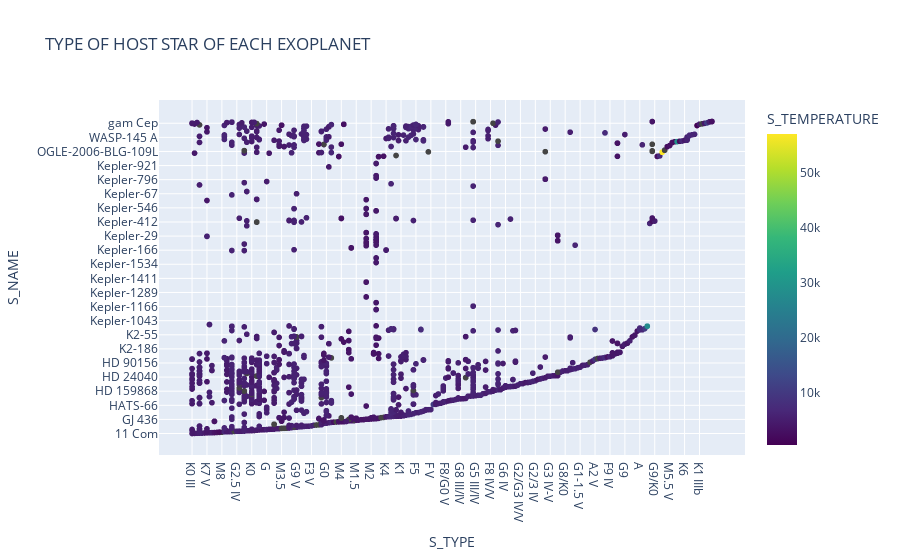

The cell this chart's notebook holds for it:
### Code cell
# Visualizing the type of the host star of each planet using scatter plot.
fig = px.scatter(df, x="S_TYPE", y="S_NAME", color="S_TEMPERATURE", hover_name="S_NAME", title = 'TYPE OF HOST STAR OF EACH EXOPLANET', color_continuous_scale="Viridis")
fig.show()

### Figure 1 — Plotly figure (JSON) as saved in the notebook; plotly's stock layout.template omitted (floating-point values rounded to 4 significant figures; data arrays with more than 128 entries replaced by an {"elided": "..."} marker saying what was removed)
{"data": [{"hovertemplate": "<b>%{hovertext}</b><br><br>S_TYPE=%{x}<br>S_NAME=%{y}<br>S_TEMPERATURE=%{marker.color}<extra></extra>", "hovertext": {"elided": "4048 str values"}, "legendgroup": "", "marker": {"color": {"elided": "4048 float values"}, "coloraxis": "coloraxis", "symbol": "circle"}, "mode": "markers", "name": "", "showlegend": false, "type": "scattergl", "x": {"elided": "4048 str values"}, "xaxis": "x", "y": {"elided": "4048 str values"}, "yaxis": "y"}], "layout": {"coloraxis": {"colorbar": {"title": {"text": "S_TEMPERATURE"}}, "colorscale": [[0, "#440154"], [0.1111, "#482878"], [0.2222, "#3e4989"], [0.3333, "#31688e"], [0.4444, "#26828e"], [0.5556, "#1f9e89"], [0.6667, "#35b779"], [0.7778, "#6ece58"], [0.8889, "#b5de2b"], [1, "#fde725"]]}, "legend": {"tracegroupgap": 0}, "title": {"text": "TYPE OF HOST STAR OF EACH EXOPLANET"}, "xaxis": {"anchor": "y", "domain": [0, 1], "title": {"text": "S_TYPE"}}, "yaxis": {"anchor": "x", "domain": [0, 1], "title": {"text": "S_NAME"}}}}
